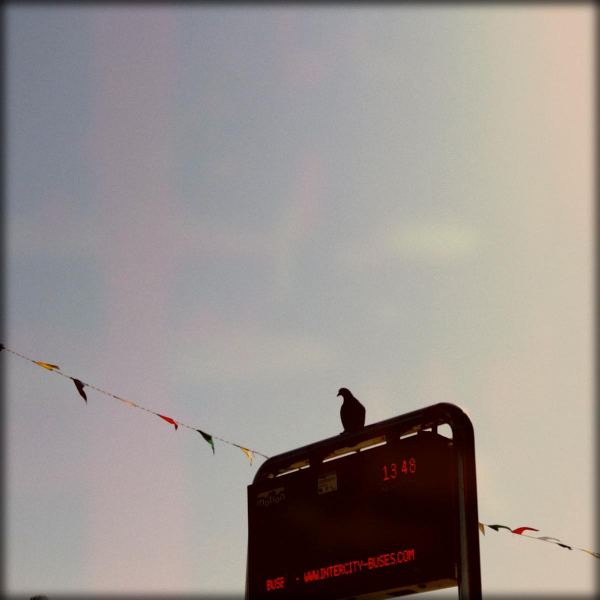
#> input picture gallery/IMG_20230228_134853_edit.jpg, 1200 x 1200 px (shown at 1/2 size)
$ python -i effects.py   (imports and definitions only)
#> lines starting #> are read from the running program, lines starting #| are printed output that depends on the picture
#> further down, picture is the input picture: PIL image 1200x1200 RGB; mean R, G, B 153.1, 145.7, 142.3
from PIL import Image, ImageFilter, ImageDraw
import numpy as np
from random import randint


# [165 lines left out: functions vignette, leaks, not called in this run]


def cbalance(image, rk = 0, gk = 0, bk = 0):
    """
    Add a color tint to the image.

    image: The input image.
    rk, gk, bk: Intensity of the reds, greens, and blues respectively
        (0.0 to 1.0)

    return: Image with added tint.
    """
#> called with rk = 0, gk = 0, bk = 0
    # Split the image into individual color channels
    r, g, b = image.split()
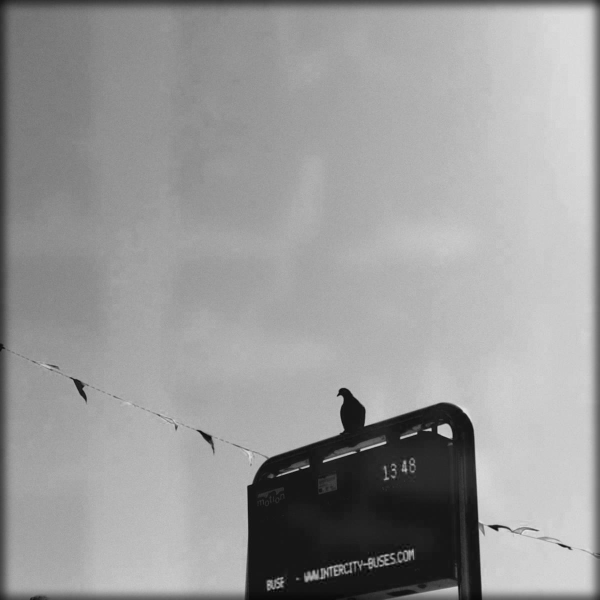
#> r: PIL image 1200x1200 L (shown at 1/2 size); min 0, max 231, mean 153.1
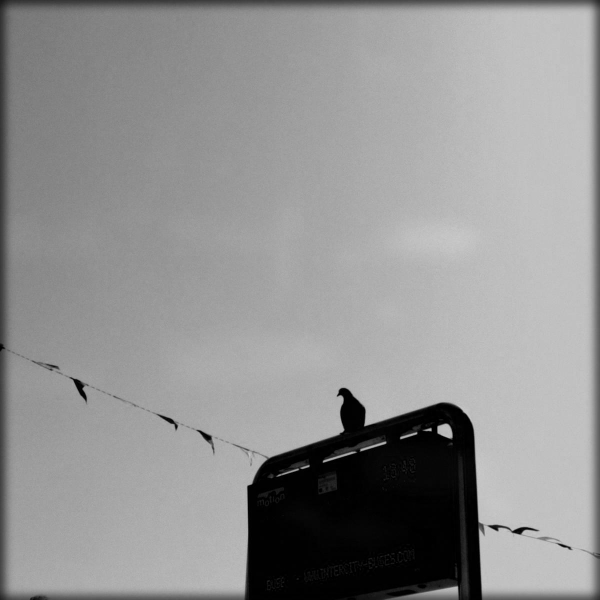
#> g: PIL image 1200x1200 L (shown at 1/2 size); min 0, max 204, mean 145.7

    # Adjust the red channel by adding a red tint
    r_tinted = r.point(lambda p: p + int(255 * rk))
    g_tinted = g.point(lambda p: p + int(255 * gk))
    b_tinted = b.point(lambda p: p + int(255 * bk))

    # Merge the modified red channel with the original green and blue channels
    tinted_image = Image.merge('RGB', (r_tinted, g_tinted, b_tinted))

    return tinted_image

# [22 lines left out: function grain, not called in this run]

>>> from PIL import Image
>>> picture = Image.open('gallery/IMG_20230228_134853_edit.jpg')
>>> result = cbalance(picture)

$ run again, on gallery/DSC_0005_edit.JPG
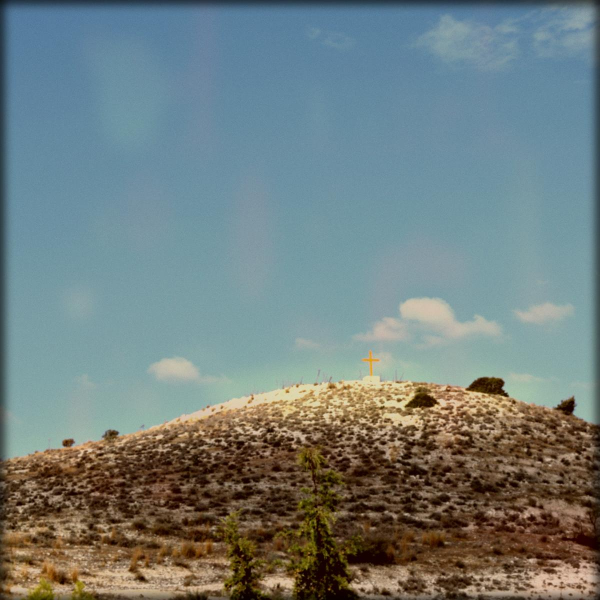
#> input picture gallery/DSC_0005_edit.JPG, 1200 x 1200 px (shown at 1/2 size)
#> picture is the input picture: PIL image 1200x1200 RGB; mean R, G, B 113.1, 126.2, 125.2
#> in cbalance, `r, g, b = image.split()`:
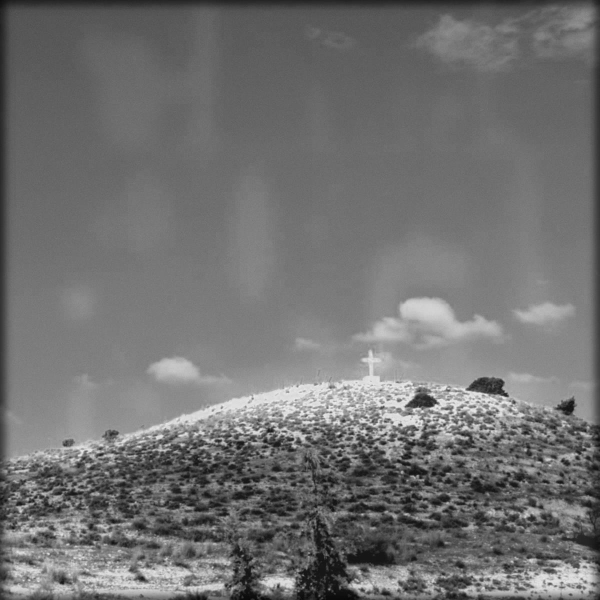
#> r: PIL image 1200x1200 L (shown at 1/2 size); min 4, max 245, mean 113.1
#> in cbalance, `r, g, b = image.split()`:
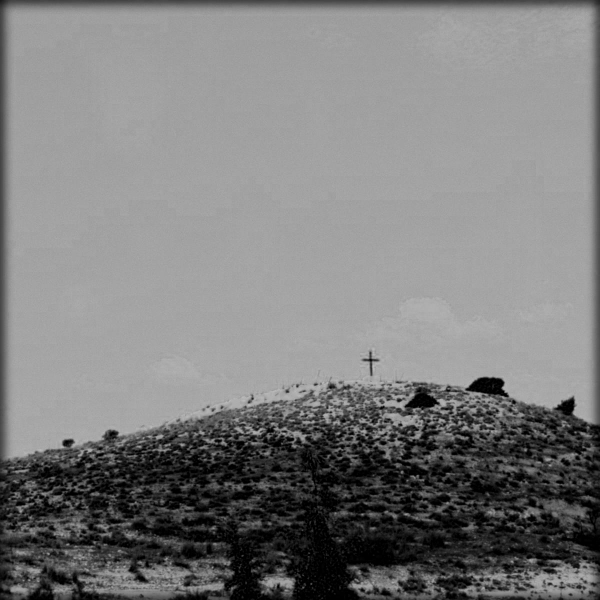
#> b: PIL image 1200x1200 L (shown at 1/2 size); min 0, max 190, mean 125.2
